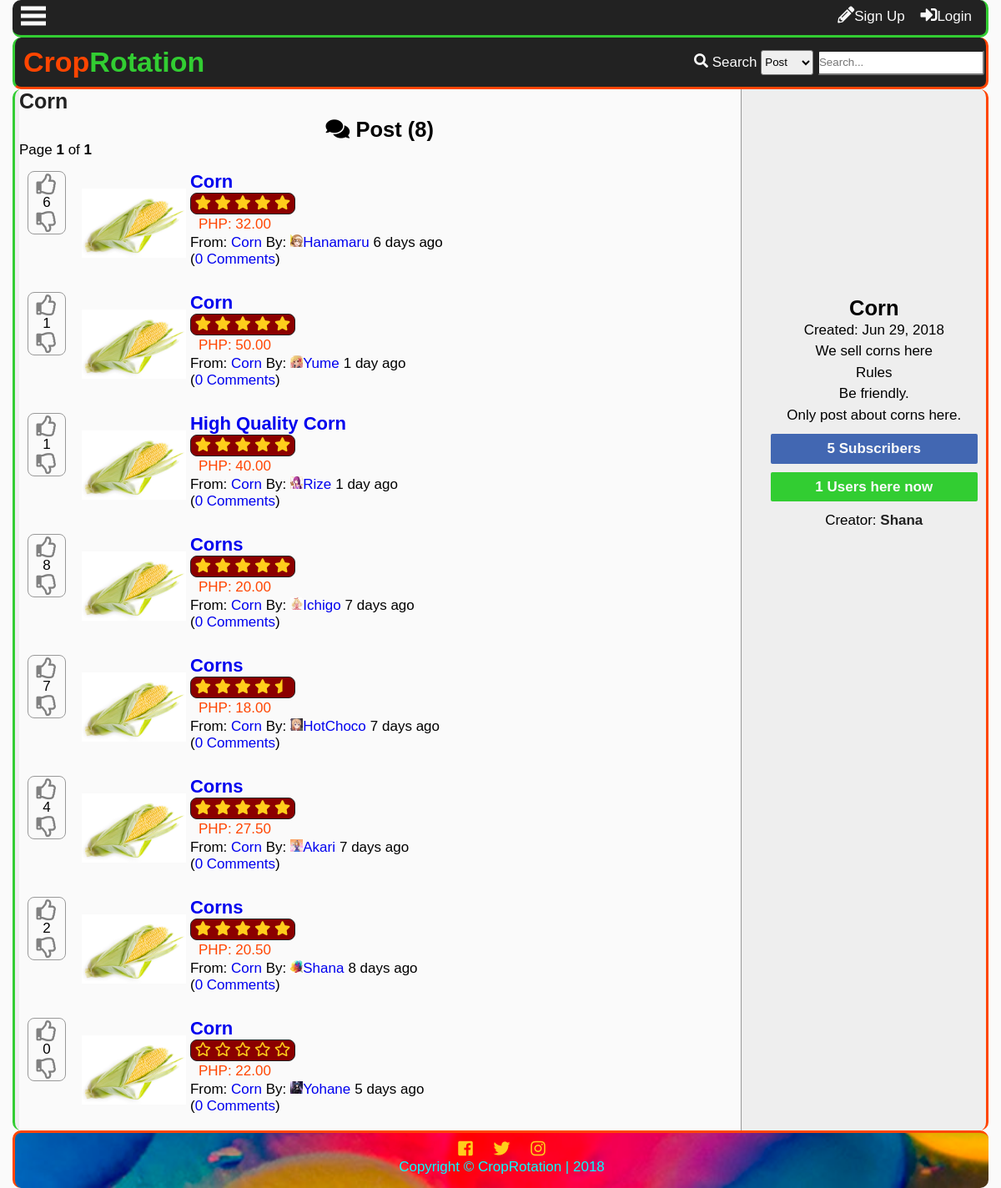
Page /forums.php?id=14 on the committed database.
### tables this page shows
CREATE TABLE `tblforum` (
  `forumid` int(11) NOT NULL,
  `title` varchar(100) NOT NULL,
  `name` varchar(100) NOT NULL,
  `datecreated` datetime DEFAULT NULL,
  `description` varchar(255) NOT NULL,
  `creator` int(11) NOT NULL,
  `views` int(11) NOT NULL,
  `subscriber` int(11) NOT NULL
);

CREATE TABLE `tblpost` (
  `postid` int(11) NOT NULL,
  `forumid` int(11) NOT NULL,
  `title` varchar(150) NOT NULL,
  `datecreated` datetime DEFAULT NULL,
  `description` text NOT NULL,
  `price` decimal(10,2) NOT NULL,
  `img` varchar(150) NOT NULL,
  `starter` int(11) NOT NULL,
  `score` int(11) NOT NULL,
  `views` int(11) NOT NULL,
  `comments` int(11) NOT NULL
);

CREATE TABLE `tbluser` (
  `userid` int(11) NOT NULL,
  `username` varchar(100) NOT NULL,
  `password` varchar(100) NOT NULL,
  `firstname` varchar(100) NOT NULL,
  `middlename` varchar(100) NOT NULL,
  `lastname` varchar(100) NOT NULL,
  `birthday` varchar(20) NOT NULL,
  `datecreated` timestamp NOT NULL DEFAULT '0000-00-00 00:00:00',
  `email` varchar(100) NOT NULL,
  `website` varchar(255) NOT NULL,
  `location` varchar(255) NOT NULL,
  `usertypeid` int(11) NOT NULL,
  `access` int(11) NOT NULL,
  `imgname` varchar(100) NOT NULL,
  `imgtype` varchar(100) NOT NULL,
  `imgpath` varchar(200) NOT NULL,
  `bio` text NOT NULL,
  `is_show_email` tinyint(1) NOT NULL,
  `gender` int(11) NOT NULL,
  `lastupdate` timestamp NOT NULL DEFAULT '0000-00-00 00:00:00',
  `lastonline` timestamp NOT NULL DEFAULT '0000-00-00 00:00:00',
  `profileviews` int(11) NOT NULL
);

### forums.php (the view, shortened to what this page needs)
<?php
include'functions.php';
require_once('connection.php');
$forums = $_GET['id'];
$sql = "SELECT username,forumid,title,name,description,t1.datecreated,subscriber FROM tblforum AS t1
LEFT JOIN tbluser
	ON userid = creator
WHERE forumid='$forums'";
$result = $conn->query($sql);
$fetch = $result->fetch_object();
if($fetch){
$fid = $fetch->forumid;
$title = $fetch->title;
$name = $fetch->name;
$desc = $fetch->description;
$subcount = $fetch->subscriber;
$date = date("M j, Y", strtotime($fetch->datecreated));
$creator = $fetch->username;
}
?>
<!DOCTYPE html>
<html lang="en">
<head>
    <link rel="stylesheet" href="css/style.css">
  	<link rel="stylesheet" href="css/fontawesome-all.css">
</head>
<body>
	<div class="main-container">
	<?php
		addheader();
	?>
	<div class="other-content">
		<div class="forum-grid">
			<div class="main-forum">
				<h1><?php
				if($fetch){
				echo '<a id="top-title" href="forums.php?id='.$fid.'">'.$name.'</a>';} ?></h1>
				<ul id="forum-list">
<?php
$sql = "SELECT postid FROM tblpost
	LEFT JOIN tblforum
		ON tblpost.forumid = tblforum.forumid
	LEFT JOIN tbluser
		ON userid = starter
	WHERE tblpost.forumid='$forums'
	ORDER BY postid DESC";
$result=$conn->query($sql);
$rows=$result->num_rows;
$page_rows = 25;
$last = ceil($rows/$page_rows);
$pagenum = 1;
$limit = 'LIMIT ' .($pagenum - 1) * $page_rows .',' .$page_rows;
$sql = "SELECT postid,tblpost.forumid,name,tblpost.title,tblpost.datecreated,username,imgpath,img,price,comments,score,(((tblpost.views*0.2) + (score*0.8))/((NOW()-tblpost.datecreated)/331536000)) AS trending FROM tblpost
	LEFT JOIN tblforum
		ON tblpost.forumid = tblforum.forumid
	LEFT JOIN tbluser
		ON userid = starter
	WHERE tblpost.forumid='$forums'
	ORDER BY trending DESC $limit";
	$result = $conn->query($sql);
$textline1 = "<i class='fas fa-comments'></i> Post (<b>$rows</b>)";
$textline2 = "Page <b>$pagenum</b> of <b>$last</b>";
$paginationCtrls = '';
 echo'<h2>  '.$textline1.'</h2>
  <p>  '.$textline2.' </p>
  <div id="pagination_controls"> '.$paginationCtrls.'</div>';
	while($row=$result->fetch_object()){
		$id = $row->postid;
		$forumid = $row->forumid;
		$forum = $row->name;
		$ptitle = $row->title;
		$name = $row->username;
		$comments = $row->comments;
		$datep = $row->datecreated;
		$score = $row->score;
		$flair= $row->imgpath;
		if(!$flair){
			$flair='img/default.png';
		}
		$pimg=$row->img;
		$price = $row->price;
		echo '<li value="'.$id.'">
 		<div class="forum-post-grid">';
 		if(isset($_SESSION['id'])){
		$sql2 = "SELECT upvoteid FROM tblupvotepost WHERE user='$uid' and post='$id'";
		$result2 = $conn->query($sql2);
		$upvote = $result2->num_rows;
		$sql3 = "SELECT downvoteid FROM tbldownvotepost WHERE user='$uid' and post='$id'";
		$result3 = $conn->query($sql3);
		$downvote = $result3->num_rows;
 		echo'
 		<div class="vote">';
 			if(!$upvote){
 			echo'<div id="up-'.$id.'" style="color:gray;" value="'.$id.'" onclick="upvotepost(this)" class="upvote"><i class="far fa-thumbs-up"></i></div>';
 			}else{
 			echo'<div id="up-'.$id.'" style="color:orangered;" value="'.$id.'" onclick="upvotepost(this)" class="upvote"><i class="far fa-thumbs-up"></i></div>';
 			}
 			if($score<0){
 				$score=0;
 			}
			echo'
			<div id="score-'.$id.'">'.$score.'</div>';
			if(!$downvote){
			echo'
			<div id="down-'.$id.'" style="color:gray;" value="'.$id.'" onclick="downvotepost(this)" class="downvote"><i class="far fa-thumbs-down"></i>
			</div>';
			}else{
			echo'
			<div id="down-'.$id.'" style="color:blue;" value="'.$id.'" onclick="downvotepost(this)" class="downvote"><i class="far fa-thumbs-down"></i>
			</div>';
			}
			echo'
		</div>';
		}else{
			echo'
		<div class="vote">
 			<div class="upvote" style="color:gray;" onclick="showlogin()">
			<i class="far fa-thumbs-up"></i>
			</div>';
 			if($score<0){
 				$score=0;
 			}
			echo'<div>'.$score.'</div>
			<div class="downvote" style="color:gray;" onclick="showlogin()">
			<i class="far fa-thumbs-down"></i>
		</div>
		</div>';
		}
		echo '<div class="post-image">
			<img src='.$pimg.'>
		</div>';
		echo'<div class="post-right">
		<p class="main-forum-title"><a href="reply.php?id='.$forumid.'&thread='.$id.'">'.$ptitle.'</a></p>';
		$sql3 = "SELECT upvoteid FROM tblupvotepost WHERE post='$id'";
			$result3 = $conn->query($sql3);
			$upvotecount = $result3->num_rows;
			$sql4 = "SELECT downvoteid FROM tbldownvotepost WHERE post='$id'";
			$result4 = $conn->query($sql4);
			$downvotecount = $result4->num_rows;
			$total = $upvotecount + $downvotecount;
			$percent = round($upvotecount/$total * 100);
			starsystem($percent);
		echo'<div class="price">PHP: '.number_format($price,2).'</div>';
		echo'<div class="second-line">
			<div class="from">
				From: <a href="forums.php?id='.$forumid.'">
				'.$forum.'</a> By:
			</div>
			<div class="by">
				<a href="profile.php?name='.$name.'">
				<p><div class="flair">
					<img src="'.$flair.'">
				</div>'.$name.'</a>
			</div>
			<div class="when">
				'.time_elapsed_string($datep).'
			</div>
		</div>
		<div class="com">
			<p>(<a href="reply.php?id='.$forumid.'&thread='.$id.'">'.$comments.' Comments</a>)</p>
		</div>
		</div>
		</div>
		</li>';
	}
?>
			</ul>
			</div>
			<div class="forum-sidebar">
				<?php
					forumcontrols();
				?>
				<div class="forum-panel">
					<h2 id="forum-name"><?php if($fetch){ echo $title;}?></h2>
					<div class="" id="forum-date"><?php if($fetch){echo 'Created: '.$date;} ?></div>
					<p id="description"><?php if($fetch){echo nl2br($desc);} ?></p>
					<p id="subscriber-count"><?php if($fetch){echo $subcount;} ?> Subscribers</p>
					<p id="users-count">1 Users here now</p>
					<?php
						if($fetch){
							echo'Creator: <a class="creator" href=
							profile.php?='.$creator.'">'.$creator.'</a>';
						}
					?>
				</div>
			</div>
		</div>
	</div>
	<?php
		addfooter();
	?>
	</div>
</body>
</html>

### functions.php (shortened to what this page needs)
<?php
function addheader(){
	echo'<header id="main-header">
			<div class="grid-header">
				<div class="box1">
					<h1 id="header-text"><a href="index.php"><span id="first-text">Crop</span><span id="second-text">Rotation</span></a></h1>
				</div>
				<div class="box2">';
						search_function();
				echo'</div>
				<div class="modal2">
				</div>
				<div id="search-dropdown">
				</div>
			</div>
		</header>
		<div class="subheader">
			<div class="subgrid">
				<div class="svg">
					<p class="open-slide" onclick="openSlideMenu()">
						<svg width="30" height="30">
							<path d="M0,5 30,5" stroke="#fafafa" stroke-width="5"/>
							<path d="M0,14 30,14" stroke="#fafafa" stroke-width="5"/>
							<path d="M0,23 30,23" stroke="#fafafa" stroke-width="5"/>
						</svg>
					</p>
				</div>
				<div class="profile-grid">';
						session_button();
				echo'</div>
			</div>
		</div>
	';
}
function addfooter(){
	echo'<footer id="main-footer">
			<div class="container">
				<a target="_blank" title="Like us on Facebook" href="https://www.facebook.com/"><i class="fab fa-facebook-square"></i></a>
				<a target="_blank" title="Follow us on Twitter" href="https://twitter.com/"><i class="fab fa-twitter"></i></a>
				<a target="_blank" title="Follow us on Instagram" href="https://www.instagram.com/?hl=ens"><i class="fab fa-instagram"></i></a>
				<p>Copyright &copy; <span id="company">CropRotation</span> | 2018</p>
			</div>
		</footer>';
}
function time_elapsed_string($datetime, $full = false) {
    $now = new DateTime;
    $ago = new DateTime($datetime);
    $diff = $now->diff($ago);
    $string = array(
        'y' => 'year',
        'm' => 'month',
        'd' => 'day',
        'h' => 'hour',
        'i' => 'minute',
        's' => 'second',
    );
    foreach ($string as $k => &$v) {
        if ($diff->$k) {
            $v = $diff->$k . ' ' . $v . ($diff->$k > 1 ? 's' : '');
        } else {
            unset($string[$k]);
        }
    }
    if (!$full) $string = array_slice($string, 0, 1);
    return $string ? implode(', ', $string) . ' ago' : 'just now';
}
function session_button(){
	$conn = mysqli_connect ("localhost", "root", "", "itsproject");
	if(isset($_SESSION['id'])){
	$id=$_SESSION['id'];
		$sql="SELECT imgpath FROM tbluser WHERE userid=".$id."";
		$result=$conn->query($sql);
		$row=$result->fetch_object();
		$tn_image=$row->imgpath;
		if($tn_image==''){
			$tn_image='img/default.png';
		}
$sql="SELECT pmid FROM tblpm WHERE receiverid='$id' AND checked=0 GROUP BY senderid";
$result=$conn->query($sql);
$count=$result->num_rows;
		echo'<a class="button" title="Check your messages" href="inbox.php?name='.$_SESSION["name"].'"><i class="far fa-envelope"></i><span id="pmnum">'.$count.'</span></a>';
$sql="SELECT notifid FROM tblnotif
	WHERE receiverid='$id' and checked=0
	";
$result=$conn->query($sql);
$count=$result->num_rows;
		echo'<a class="button" id="notifbtn" title="Check your notifications" onclick="toggleNotif()""><i class="far fa-bell"></i><span id="notifnum">'.$count.'</span></a>
		<a class="button" href=profile.php?name='.$_SESSION['name'].'>
		'.$_SESSION["name"].'\'s Profile<div class="top-tn"><img src="'.$tn_image.'""></div></a>';
		echo'<div id="notifdrop">
		Notifications
		<ul>';
$sql="SELECT notifid,username,imgpath,receiverid,notifdate,notiftype,checked,details,details2 FROM tblnotif
	LEFT JOIN tbluser
		ON tblnotif.userid=tbluser.userid
	WHERE receiverid='$id'
	ORDER BY notifid DESC
	LIMIT 10";
$result=$conn->query($sql);
$count=$result->num_rows;
if($count==0){
	echo'<li>No notifications yet...</li>';
}else{
while($rows=$result->fetch_object())
{
$nid=$rows->notifid;
$uname=$rows->username;
$rid=$rows->receiverid;
$date=time_elapsed_string($rows->notifdate);
$type=$rows->notiftype;
$imgpath=$rows->imgpath;
$uname=$rows->username;
$details=$rows->details;
$details2=$rows->details2;
if(!$imgpath){
	$imgpath='img/default.png';
}
if($type==1){
	echo'<li><div class="comment-tn">
				<img src="'.$imgpath.'">
			</div> <a class="n1" href="profile.php?name='.$uname.'">'.$uname.'</a> <a class="n2" href="profile.php?name='.$_SESSION['name'].'#comment'.$details.'"> has commented on your profile '.$date.'</a></li>';
} else if($type==2){
	if ($details2==1){
	echo'<li><div class="comment-tn">
				<img src="'.$imgpath.'">
			</div>
			 <a class="n1" href="profile.php?name='.$uname.'">'.$uname.'</a> has sent a friend request '.$date.'<br>
		<div id="fr-'.$nid.'"><a class="fr-yes" onclick="friendyes(this)" value="'.$nid.'">Yes</a> <a class="fr-no" onclick="friendno(this)" value="'.$nid.'">No</a>
		</div>
		</li>';
	} else if($details2==2){
		echo'<li><div class="comment-tn">
				<img src="'.$imgpath.'">
			</div>
			 <a class="n1" href="profile.php?name='.$uname.'">'.$uname.'</a> has sent a friend request '.$date.'<br>
		<div id="fr-'.$nid.'">
			Request Accepted
		</div>
		</li>';
	} else if($details2==3){
		echo'<li><div class="comment-tn">
				<img src="'.$imgpath.'">
			</div>
			 <a class="n1" href="profile.php?name='.$uname.'">'.$uname.'</a> has sent a friend request '.$date.'<br>
		<div id="fr-'.$nid.'">
			Request Denied
		</div>
		</li>';
	}
}else if ($type==3){
	echo'<li><i class="fas fa-ban banned"></i> Sorry, your profile picture has been removed.<br>
	Please read the rules and guidelines.</li>';
}
}
}
		echo'<center><a id="seeallnotif" href="notification.php">See all notifications</a></center>
		</ul>
		</div>';
	}else{
		echo'<a href ="register.php" class="button"><i class="fas fa-pencil-alt"></i></i>Sign Up</a>
		<a id="modalBtn" class="button"><i class="fas fa-sign-in-alt"></i>Login</a>';
	}
}
function search_function(){
	echo'
		<form action="search.php" method="get">
			<i class="fas fa-search"></i>
			<label>Search</label>
			<select name="criteria" id="criteria">
				<option value="3">Post</option>
				<option value="1">Market</option>
				<option value="2">User</option>
			</select>
			<input type="text" onkeyup="searchdropdown()" required name="search-text" placeholder="Search..." id="search-text" autocomplete="off">
		</form>
	';
}
function forumcontrols(){
	if(!isset($_SESSION['id'])){
		echo'<div id="sidebar-blank"></div>';
		}
}
function starsystem($percent){
	echo'<div class="star-system" title="'.$percent.'% of voters likes this">';
	if($percent>=98){
	echo'
		<i class="fas fa-star"></i>
		<i class="fas fa-star"></i>
		<i class="fas fa-star"></i>
		<i class="fas fa-star"></i>
		<i class="fas fa-star"></i>
	';
	}else if($percent>=85 & $percent<98){
	echo'
		<i class="fas fa-star"></i>
		<i class="fas fa-star"></i>
		<i class="fas fa-star"></i>
		<i class="fas fa-star"></i>
		<i class="fas fa-star-half"></i>
	';
	}else if($percent<4){
	echo'
		<i class="far fa-star"></i>
		<i class="far fa-star"></i>
		<i class="far fa-star"></i>
		<i class="far fa-star"></i>
		<i class="far fa-star"></i>
	';
	}
	echo'</div>';
}

### rows in the picture
tblforum: name "Corn", title "Corn", datecreated "Jun 29, 2018", description "We sell corns here Rules Be friendly. Only post about corns here.", subscriber "5", tbluser.username "Shana"
tblpost: $id 17 (drawn), score "6", img (picture), title "Corn", price "32.00", forumid.name "Corn", tbluser.imgpath (picture), tbluser.username "Hanamaru", datecreated "6 days ago", comments "0"
tblpost: $id 27 (drawn), score "1", img (picture), title "Corn", price "50.00", forumid.name "Corn", tbluser.imgpath (picture), tbluser.username "Yume", datecreated "1 day ago", comments "0"
tblpost: $id 25 (drawn), score "1", img (picture), title "High Quality Corn", price "40.00", forumid.name "Corn", tbluser.imgpath (picture), tbluser.username "Rize", datecreated "1 day ago", comments "0"
tblpost: $id 11 (drawn), score "8", img (picture), title "Corns", price "20.00", forumid.name "Corn", tbluser.imgpath (picture), tbluser.username "Ichigo", datecreated "7 days ago", comments "0"
tblpost: $id 9 (drawn), score "7", img (picture), title "Corns", price "18.00", forumid.name "Corn", tbluser.imgpath (picture), tbluser.username "HotChoco", datecreated "7 days ago", comments "0"
tblpost: $id 10 (drawn), score "4", img (picture), title "Corns", price "27.50", forumid.name "Corn", tbluser.imgpath (picture), tbluser.username "Akari", datecreated "7 days ago", comments "0"
tblpost: $id 8 (drawn), score "2", img (picture), title "Corns", price "20.50", forumid.name "Corn", shows a picture, tbluser.username "Shana", datecreated "8 days ago", comments "0"
tblpost: $id 18 (drawn), score "0", img (picture), title "Corn", price "22.00", forumid.name "Corn", tbluser.imgpath (picture), tbluser.username "Yohane", datecreated "5 days ago", comments "0"

### other values in the picture
$rows "8"
$pagenum "1"
$last "1"
